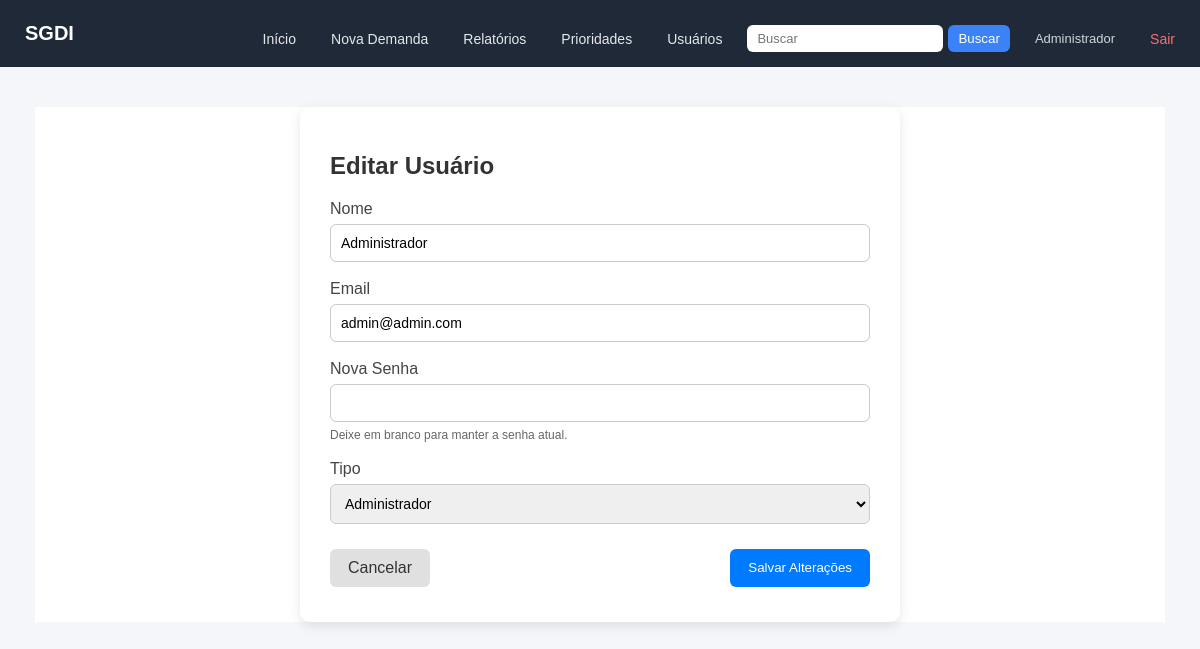
The app's page /usuarios/editar/1 (signed in) with its own data.
### tables this page shows
CREATE TABLE usuarios (
            id INTEGER PRIMARY KEY AUTOINCREMENT,
            nome TEXT NOT NULL,
            email TEXT NOT NULL UNIQUE,
            senha_hash TEXT NOT NULL,
            tipo TEXT NOT NULL DEFAULT 'solicitante',
            data_criacao TEXT NOT NULL
        );

### app.py (the view, shortened to what this page needs)
@app.route('/usuarios/editar/<int:id>', methods=['GET', 'POST'])
@admin_required
def editar_usuario(id):
    conn = get_db()
    usuario = conn.execute(
        'SELECT id, nome, email, tipo, data_criacao FROM usuarios WHERE id = ?',
        (id,),
    ).fetchone()
    if not usuario:
        conn.close()
        flash('Usuário não encontrado.')
        return redirect(url_for('usuarios'))
    conn.close()
    return render_template('editar_usuario.html', usuario=usuario)

### app.py (called while the page is built)
def get_db():
    conn = sqlite3.connect(DATABASE)
    conn.row_factory = sqlite3.Row
    conn.create_function("UNACCENT", 1, lambda x: unidecode(x) if x else "")
    return conn

def admin_required(f):
    @wraps(f)
    def decorated(*args, **kwargs):
        if 'usuario_id' not in session:
            flash('Faça login para continuar.')
            return redirect(url_for('login'))
        if session.get('usuario_tipo') != 'admin':
            flash('Acesso restrito a administradores.')
            return redirect(url_for('index'))
        return f(*args, **kwargs)
    return decorated

### templates/editar_usuario.html (shortened to what this page needs)
{% extends "base.html" %}
{% block content %}
<div class="demanda-form-wrapper">
    <div class="demanda-card">
        <h2>Editar Usuário</h2>
        <form method="POST" action="/usuarios/editar/{{ usuario['id'] }}">
            <div class="demanda-form-group">
                <label>Nome</label>
                <input type="text" name="nome" value="{{ usuario['nome'] }}" required>
            </div>
            <div class="demanda-form-group">
                <label>Email</label>
                <input type="email" name="email" value="{{ usuario['email'] }}" required>
            </div>
            <div class="demanda-form-group">
                <label>Nova Senha</label>
                <input type="password" name="senha">
                <small class="demanda-help">Deixe em branco para manter a senha atual.</small>
            </div>
            <div class="demanda-form-group">
                <label>Tipo</label>
                <select name="tipo" required>
                    <option value="admin" {% if usuario['tipo'] == 'admin' %}selected{% endif %}>Administrador</option>
                </select>
            </div>
            <div class="demanda-actions">
                <a href="/usuarios" class="demanda-btn demanda-btn-secondary">Cancelar</a>
                <button type="submit" class="demanda-btn demanda-btn-primary">
                    Salvar Alterações
                </button>
            </div>
        </form>
    </div>
</div>
{% endblock %}

### templates/base.html (shortened to what this page needs)
<!DOCTYPE html>
<html>
<head>
    <link rel="stylesheet" href="{{ url_for('static', filename='style.css') }}">
</head>
<body>
    <div class="header">
        <h1>SGDI</h1>
        <div class="menu">
            <a href="/">Início</a>
            <a href="/nova_demanda">Nova Demanda</a>
            {% if session.get('usuario_tipo') == 'admin' %}
            <a href="/relatorios">Relatórios</a>
            <a href="/prioridades">Prioridades</a>
            <a href="/usuarios">Usuários</a>
            {% endif %}
            <form action="/buscar" method="GET">
                <input type="text" name="q" placeholder="Buscar">
                <button type="submit">Buscar</button>
            </form>
            <span class="usuario-info">{{ session.get('usuario_nome', '') }}</span>
            <a href="/logout" class="menu-logout">Sair</a>
        </div>
    </div>
    <div class="container">
        {% block content %}{% endblock %}
    </div>
</body>
</html>

### static/style.css (style rules this page uses)
body { font-family: Arial, sans-serif; background-color: #f5f5f5; padding: 0; margin: 0; min-height: 100vh; padding-bottom: 70px; box-sizing: border-box; }
.header { background-color: #333; color: white; padding: 20px; }
.header h1 { margin: 0; display: inline-block; }
.menu { float: right; margin-top: 10px; }
.menu a { color: white; text-decoration: none; margin-left: 20px; }
.container { max-width: 1200px; margin: 20px auto 40px auto; background: white; padding: 30px; }
button { background-color: #4CAF50; color: white; padding: 10px 20px; border: none; cursor: pointer; }
form div { margin-bottom: 10px; }
input[type="text"], textarea { padding: 8px; border: 1px solid #ddd; }
select, input[type="number"] { padding: 8px; border: 1px solid #ddd; }
.usuario-info { color: #ccc; font-size: 13px; margin-left: 20px; }
.menu-logout { color: #ff9999; margin-left: 12px; }

### templates/base.html (style rules this page uses)
body { margin: 0; font-family: Arial, Helvetica, sans-serif; background-color: #f4f6f9; }
.header { background: #1f2937; color: white; padding: 15px 25px; display: flex; justify-content: space-between; align-items: center; }
.header h1 { margin: 0; font-size: 20px; font-weight: 600; }
.menu { display: flex; align-items: center; gap: 15px; flex-wrap: wrap; }
.menu a { color: #e5e7eb; text-decoration: none; font-size: 14px; transition: 0.2s; }
.menu-logout { color: #f87171 !important; font-weight: 500; }
.menu form { display: flex; align-items: center; gap: 5px; margin-left: 10px; }
.menu input[type="text"] { padding: 6px 10px; border-radius: 6px; border: none; font-size: 13px; }
.menu button { padding: 6px 10px; border-radius: 6px; border: none; background-color: #3b82f6; color: white; cursor: pointer; }
.usuario-info { font-size: 13px; color: #d1d5db; margin-left: 10px; }
.container { max-width: 1100px; margin: 30px auto; padding: 0 15px; }

### templates/editar_usuario.html (style rules this page uses)
.demanda-form-wrapper { max-width: 600px; margin: 40px auto; }
.demanda-card { background: #ffffff; padding: 25px 30px; border-radius: 10px; box-shadow: 0 4px 12px rgba(0,0,0,0.1); }
.demanda-card h2 { margin-bottom: 20px; font-weight: 600; color: #333; }
.demanda-form-group { margin-bottom: 18px; }
.demanda-card label { display: block; font-weight: 500; margin-bottom: 6px; color: #444; }
.demanda-card input, .demanda-card select { width: 100%; padding: 10px; border-radius: 6px; border: 1px solid #ccc; font-size: 14px; transition: border 0.2s; box-sizing: border-box; }
.demanda-help { display: block; margin-top: 6px; color: #666; font-size: 12px; }
.demanda-actions { display: flex; justify-content: space-between; margin-top: 25px; }
.demanda-btn { padding: 10px 18px; border-radius: 6px; border: none; cursor: pointer; font-weight: 500; }
.demanda-btn-primary { background-color: #007bff; color: white; }
.demanda-btn-secondary { background-color: #e0e0e0; color: #333; text-decoration: none; display: inline-flex; align-items: center; }

### records on screen
usuarios: get "Administrador", nome "Administrador", email "admin@admin.com", tipo "Administrador"
